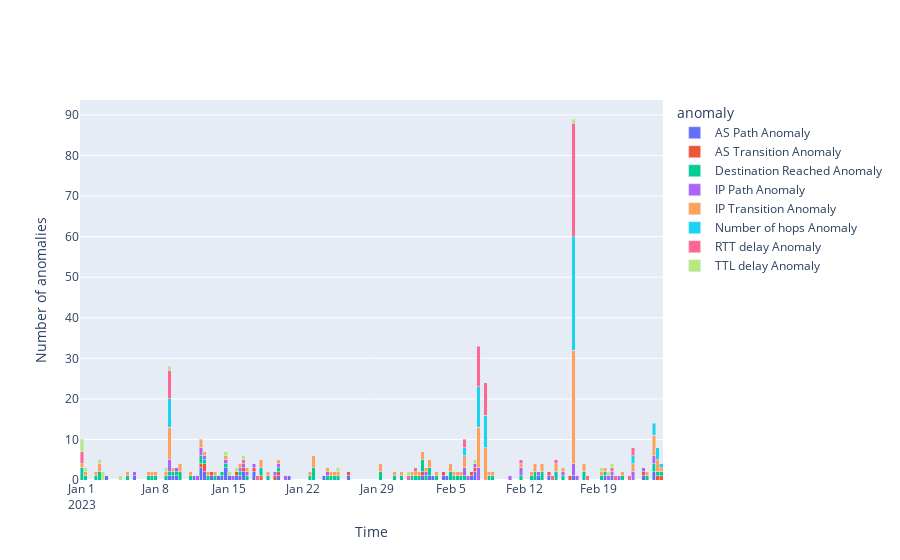

The cell this chart's notebook holds for it:
### Code cell
df = mta.anomaly_reports

X = df.set_index(['timestamp', 'src', 'dest']).stack().reset_index()
X = X[X[0] == True]
print(X.index.min())
X.columns = ["timestamp",  "source", "destination", "anomaly", "value"]
X["value"] = X["value"].astype(int)


period = "8H"
stacked = True
mode =  "stack" if stacked else "group"
X = (X[["timestamp", "value", "anomaly"]].groupby("anomaly").resample(period, on='timestamp').sum(numeric_only=True).fillna(method='ffill').reset_index())
# X = (X[["timestamp", "value", "anomaly"]].groupby("anomaly").reset_index())
Y = X[X['value']>0]
fig = px.bar(Y, x="timestamp", y="value", color="anomaly", barmode=mode, title=f"Anomaly detection for ")

fig.update_layout(bargap=0,
                  bargroupgap = 0,
                 )
                
fig.update_layout(
    barmode='stack',
    yaxis=dict(
        title='Number of anomalies'
    ),
    xaxis=dict(
        title='Time'
    ),
    title=None
    # bargap=0.0001  # Adjust this value to change bar width indirectly
)
fig.show(config = {
  'toImageButtonOptions': {
    'format': 'png', # one of png, svg, jpeg, webp
    'filename': 'custom_image',
    'height': 700,
    'width': 1800,
    'scale':6 # Multiply title/legend/axis/canvas sizes by this factor
  }
})

### Figure 1 — Plotly figure (JSON) as saved in the notebook; plotly's stock layout.template omitted (floating-point values rounded to 4 significant figures)
{"data": [{"alignmentgroup": "True", "hovertemplate": "anomaly=AS Path Anomaly<br>timestamp=%{x}<br>value=%{y}<extra></extra>", "legendgroup": "AS Path Anomaly", "marker": {"color": "#636efa", "pattern": {"shape": ""}}, "name": "AS Path Anomaly", "offsetgroup": "AS Path Anomaly", "orientation": "v", "showlegend": true, "textposition": "auto", "type": "bar", "x": ["2023-01-03T08:00:00", "2023-01-06T00:00:00", "2023-01-09T08:00:00", "2023-01-09T16:00:00", "2023-01-10T00:00:00", "2023-01-11T16:00:00", "2023-01-12T08:00:00", "2023-01-12T16:00:00", "2023-01-13T08:00:00", "2023-01-14T00:00:00", "2023-01-14T08:00:00", "2023-01-14T16:00:00", "2023-01-15T00:00:00", "2023-01-15T16:00:00", "2023-01-16T00:00:00", "2023-01-16T08:00:00", "2023-01-17T08:00:00", "2023-01-19T16:00:00", "2023-01-20T16:00:00", "2023-01-24T00:00:00", "2023-01-26T08:00:00", "2023-02-02T08:00:00", "2023-02-03T00:00:00", "2023-02-03T08:00:00", "2023-02-04T08:00:00", "2023-02-04T16:00:00", "2023-02-07T00:00:00", "2023-02-07T08:00:00", "2023-02-13T08:00:00", "2023-02-14T08:00:00", "2023-02-16T16:00:00", "2023-02-19T16:00:00", "2023-02-20T08:00:00", "2023-02-23T08:00:00", "2023-02-24T08:00:00"], "xaxis": "x", "y": [1, 1, 1, 1, 1, 1, 3, 2, 1, 1, 1, 3, 1, 1, 1, 2, 2, 1, 1, 1, 1, 1, 1, 1, 1, 1, 1, 2, 1, 1, 1, 1, 1, 1, 2], "yaxis": "y"}, {"alignmentgroup": "True", "hovertemplate": "anomaly=AS Transition Anomaly<br>timestamp=%{x}<br>value=%{y}<extra></extra>", "legendgroup": "AS Transition Anomaly", "marker": {"color": "#EF553B", "pattern": {"shape": ""}}, "name": "AS Transition Anomaly", "offsetgroup": "AS Transition Anomaly", "orientation": "v", "showlegend": true, "textposition": "auto", "type": "bar", "x": ["2023-01-12T08:00:00", "2023-01-12T16:00:00", "2023-01-13T08:00:00", "2023-01-15T16:00:00", "2023-01-16T08:00:00", "2023-01-17T08:00:00", "2023-01-18T00:00:00", "2023-01-19T08:00:00", "2023-01-19T16:00:00", "2023-01-26T08:00:00", "2023-02-02T08:00:00", "2023-02-04T08:00:00", "2023-02-07T00:00:00", "2023-02-07T08:00:00", "2023-02-14T08:00:00", "2023-02-16T08:00:00", "2023-02-23T08:00:00", "2023-02-24T16:00:00", "2023-02-25T00:00:00"], "xaxis": "x", "y": [1, 2, 1, 1, 1, 1, 1, 1, 1, 1, 1, 1, 1, 1, 1, 1, 1, 1, 1], "yaxis": "y"}, {"alignmentgroup": "True", "hovertemplate": "anomaly=Destination Reached Anomaly<br>timestamp=%{x}<br>value=%{y}<extra></extra>", "legendgroup": "Destination Reached Anomaly", "marker": {"color": "#00cc96", "pattern": {"shape": ""}}, "name": "Destination Reached Anomaly", "offsetgroup": "Destination Reached Anomaly", "orientation": "v", "showlegend": true, "textposition": "auto", "type": "bar", "x": ["2023-01-01T00:00:00", "2023-01-01T08:00:00", "2023-01-02T08:00:00", "2023-01-02T16:00:00", "2023-01-05T08:00:00", "2023-01-07T08:00:00", "2023-01-07T16:00:00", "2023-01-08T00:00:00", "2023-01-09T00:00:00", "2023-01-09T08:00:00", "2023-01-09T16:00:00", "2023-01-10T00:00:00", "2023-01-10T08:00:00", "2023-01-11T08:00:00", "2023-01-12T08:00:00", "2023-01-12T16:00:00", "2023-01-13T00:00:00", "2023-01-13T16:00:00", "2023-01-14T08:00:00", "2023-01-14T16:00:00", "2023-01-16T00:00:00", "2023-01-16T16:00:00", "2023-01-18T00:00:00", "2023-01-18T16:00:00", "2023-01-19T16:00:00", "2023-01-22T16:00:00", "2023-01-23T00:00:00", "2023-01-24T08:00:00", "2023-01-24T16:00:00", "2023-01-25T00:00:00", "2023-01-25T08:00:00", "2023-01-29T08:00:00", "2023-01-30T16:00:00", "2023-01-31T08:00:00", "2023-02-01T08:00:00", "2023-02-01T16:00:00", "2023-02-02T00:00:00", "2023-02-02T08:00:00", "2023-02-02T16:00:00", "2023-02-03T00:00:00", "2023-02-03T16:00:00", "2023-02-05T00:00:00", "2023-02-05T08:00:00", "2023-02-05T16:00:00", "2023-02-06T00:00:00", "2023-02-06T08:00:00", "2023-02-08T16:00:00", "2023-02-09T00:00:00", "2023-02-11T16:00:00", "2023-02-12T16:00:00", "2023-02-13T00:00:00", "2023-02-13T16:00:00", "2023-02-15T00:00:00", "2023-02-15T16:00:00", "2023-02-17T16:00:00", "2023-02-19T08:00:00", "2023-02-19T16:00:00", "2023-02-21T08:00:00", "2023-02-23T16:00:00", "2023-02-24T08:00:00", "2023-02-24T16:00:00", "2023-02-25T00:00:00"], "xaxis": "x", "y": [3, 1, 1, 2, 1, 1, 1, 1, 1, 1, 1, 1, 2, 1, 2, 1, 1, 1, 1, 1, 1, 1, 2, 1, 1, 1, 3, 1, 1, 1, 1, 2, 1, 1, 1, 1, 1, 3, 1, 2, 1, 2, 1, 1, 1, 1, 1, 1, 1, 1, 2, 2, 2, 1, 2, 1, 1, 1, 1, 2, 1, 1], "yaxis": "y"}, {"alignmentgroup": "True", "hovertemplate": "anomaly=IP Path Anomaly<br>timestamp=%{x}<br>value=%{y}<extra></extra>", "legendgroup": "IP Path Anomaly", "marker": {"color": "#ab63fa", "pattern": {"shape": ""}}, "name": "IP Path Anomaly", "offsetgroup": "IP Path Anomaly", "orientation": "v", "showlegend": true, "textposition": "auto", "type": "bar", "x": ["2023-01-06T00:00:00", "2023-01-09T08:00:00", "2023-01-10T00:00:00", "2023-01-12T00:00:00", "2023-01-12T08:00:00", "2023-01-12T16:00:00", "2023-01-14T16:00:00", "2023-01-15T08:00:00", "2023-01-16T00:00:00", "2023-01-16T08:00:00", "2023-01-16T16:00:00", "2023-01-17T08:00:00", "2023-01-19T08:00:00", "2023-01-19T16:00:00", "2023-01-20T08:00:00", "2023-01-24T08:00:00", "2023-02-02T16:00:00", "2023-02-06T08:00:00", "2023-02-06T16:00:00", "2023-02-07T08:00:00", "2023-02-07T16:00:00", "2023-02-10T16:00:00", "2023-02-11T16:00:00", "2023-02-13T08:00:00", "2023-02-15T16:00:00", "2023-02-16T16:00:00", "2023-02-17T00:00:00", "2023-02-20T00:00:00", "2023-02-20T08:00:00", "2023-02-21T00:00:00", "2023-02-22T08:00:00", "2023-02-23T08:00:00", "2023-02-24T08:00:00"], "xaxis": "x", "y": [1, 3, 1, 1, 2, 1, 1, 1, 1, 1, 1, 1, 1, 1, 1, 1, 1, 2, 1, 1, 3, 1, 2, 1, 1, 3, 1, 1, 1, 1, 2, 1, 2], "yaxis": "y"}, {"alignmentgroup": "True", "hovertemplate": "anomaly=IP Transition Anomaly<br>timestamp=%{x}<br>value=%{y}<extra></extra>", "legendgroup": "IP Transition Anomaly", "marker": {"color": "#FFA15A", "pattern": {"shape": ""}}, "name": "IP Transition Anomaly", "offsetgroup": "IP Transition Anomaly", "orientation": "v", "showlegend": true, "textposition": "auto", "type": "bar", "x": ["2023-01-01T00:00:00", "2023-01-01T08:00:00", "2023-01-02T08:00:00", "2023-01-02T16:00:00", "2023-01-05T08:00:00", "2023-01-07T08:00:00", "2023-01-07T16:00:00", "2023-01-08T00:00:00", "2023-01-09T00:00:00", "2023-01-09T08:00:00", "2023-01-09T16:00:00", "2023-01-10T08:00:00", "2023-01-11T08:00:00", "2023-01-12T08:00:00", "2023-01-12T16:00:00", "2023-01-13T00:00:00", "2023-01-13T16:00:00", "2023-01-14T16:00:00", "2023-01-16T00:00:00", "2023-01-16T16:00:00", "2023-01-18T00:00:00", "2023-01-18T16:00:00", "2023-01-19T16:00:00", "2023-01-22T16:00:00", "2023-01-23T00:00:00", "2023-01-24T08:00:00", "2023-01-24T16:00:00", "2023-01-25T00:00:00", "2023-01-25T08:00:00", "2023-01-29T08:00:00", "2023-01-30T16:00:00", "2023-01-31T08:00:00", "2023-02-01T08:00:00", "2023-02-01T16:00:00", "2023-02-02T00:00:00", "2023-02-02T08:00:00", "2023-02-02T16:00:00", "2023-02-03T00:00:00", "2023-02-03T16:00:00", "2023-02-05T00:00:00", "2023-02-05T08:00:00", "2023-02-05T16:00:00", "2023-02-06T00:00:00", "2023-02-06T08:00:00", "2023-02-07T16:00:00", "2023-02-08T08:00:00", "2023-02-08T16:00:00", "2023-02-09T00:00:00", "2023-02-11T16:00:00", "2023-02-12T16:00:00", "2023-02-13T00:00:00", "2023-02-13T16:00:00", "2023-02-15T00:00:00", "2023-02-15T16:00:00", "2023-02-16T16:00:00", "2023-02-17T16:00:00", "2023-02-19T08:00:00", "2023-02-19T16:00:00", "2023-02-21T08:00:00", "2023-02-22T08:00:00", "2023-02-23T16:00:00", "2023-02-24T08:00:00", "2023-02-24T16:00:00", "2023-02-25T00:00:00"], "xaxis": "x", "y": [1, 1, 1, 2, 1, 1, 1, 1, 1, 8, 1, 2, 1, 2, 1, 1, 1, 1, 1, 1, 2, 1, 1, 1, 3, 1, 1, 1, 1, 2, 1, 1, 1, 1, 1, 2, 1, 2, 1, 2, 1, 1, 1, 3, 10, 8, 1, 1, 1, 1, 2, 2, 2, 1, 28, 2, 1, 1, 1, 2, 1, 5, 3, 1], "yaxis": "y"}, {"alignmentgroup": "True", "hovertemplate": "anomaly=Number of hops Anomaly<br>timestamp=%{x}<br>value=%{y}<extra></extra>", "legendgroup": "Number of hops Anomaly", "marker": {"color": "#19d3f3", "pattern": {"shape": ""}}, "name": "Number of hops Anomaly", "offsetgroup": "Number of hops Anomaly", "orientation": "v", "showlegend": true, "textposition": "auto", "type": "bar", "x": ["2023-01-09T08:00:00", "2023-02-06T08:00:00", "2023-02-07T16:00:00", "2023-02-08T08:00:00", "2023-02-16T16:00:00", "2023-02-22T08:00:00", "2023-02-24T08:00:00", "2023-02-24T16:00:00", "2023-02-25T00:00:00"], "xaxis": "x", "y": [7, 2, 10, 8, 28, 2, 3, 3, 1], "yaxis": "y"}, {"alignmentgroup": "True", "hovertemplate": "anomaly=RTT delay Anomaly<br>timestamp=%{x}<br>value=%{y}<extra></extra>", "legendgroup": "RTT delay Anomaly", "marker": {"color": "#FF6692", "pattern": {"shape": ""}}, "name": "RTT delay Anomaly", "offsetgroup": "RTT delay Anomaly", "orientation": "v", "showlegend": true, "textposition": "auto", "type": "bar", "x": ["2023-01-01T00:00:00", "2023-01-09T08:00:00", "2023-01-16T08:00:00", "2023-01-17T16:00:00", "2023-02-01T00:00:00", "2023-02-01T16:00:00", "2023-02-06T08:00:00", "2023-02-07T16:00:00", "2023-02-08T08:00:00", "2023-02-11T16:00:00", "2023-02-14T16:00:00", "2023-02-15T00:00:00", "2023-02-16T16:00:00", "2023-02-18T00:00:00", "2023-02-20T08:00:00", "2023-02-20T16:00:00", "2023-02-22T00:00:00", "2023-02-22T08:00:00"], "xaxis": "x", "y": [3, 7, 1, 1, 1, 1, 2, 10, 8, 1, 1, 1, 28, 1, 1, 1, 1, 2], "yaxis": "y"}, {"alignmentgroup": "True", "hovertemplate": "anomaly=TTL delay Anomaly<br>timestamp=%{x}<br>value=%{y}<extra></extra>", "legendgroup": "TTL delay Anomaly", "marker": {"color": "#B6E880", "pattern": {"shape": ""}}, "name": "TTL delay Anomaly", "offsetgroup": "TTL delay Anomaly", "orientation": "v", "showlegend": true, "textposition": "auto", "type": "bar", "x": ["2023-01-01T00:00:00", "2023-01-01T08:00:00", "2023-01-02T16:00:00", "2023-01-03T00:00:00", "2023-01-04T16:00:00", "2023-01-09T00:00:00", "2023-01-09T08:00:00", "2023-01-14T16:00:00", "2023-01-15T00:00:00", "2023-01-15T16:00:00", "2023-01-16T08:00:00", "2023-01-25T08:00:00", "2023-02-01T00:00:00", "2023-02-07T08:00:00", "2023-02-16T16:00:00", "2023-02-19T08:00:00", "2023-02-20T00:00:00", "2023-02-20T08:00:00"], "xaxis": "x", "y": [3, 1, 1, 2, 1, 1, 1, 1, 1, 1, 1, 1, 1, 1, 1, 1, 1, 1], "yaxis": "y"}], "layout": {"bargap": 0, "bargroupgap": 0, "barmode": "stack", "legend": {"title": {"text": "anomaly"}, "tracegroupgap": 0}, "title": {}, "xaxis": {"anchor": "y", "domain": [0, 1], "title": {"text": "Time"}}, "yaxis": {"anchor": "x", "domain": [0, 1], "title": {"text": "Number of anomalies"}}}}
